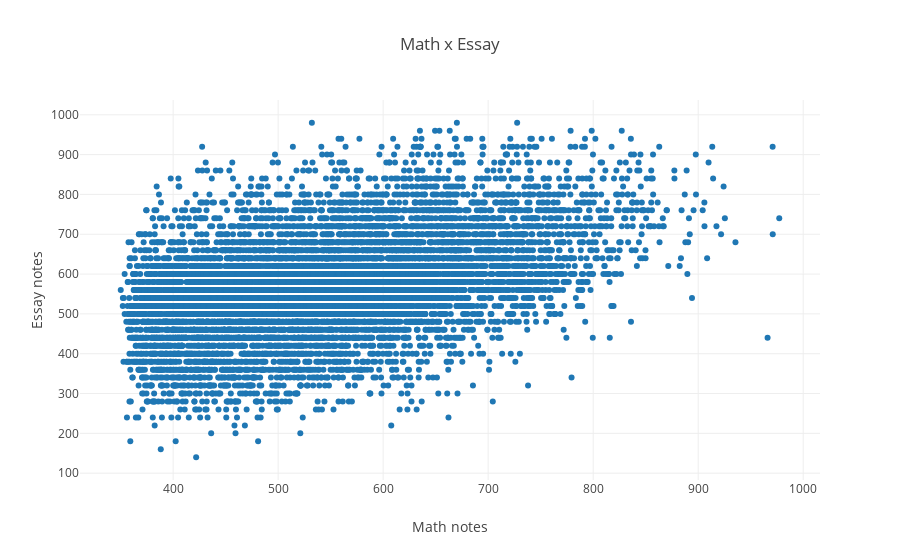

The code cell stored with this chart in its notebook:
### Code cell
#getting the two columns
py.offline.init_notebook_mode(connected=True)
math_x = np.array(data_s.NU_NOTA_MT)
essay_y =data_s.NU_NOTA_REDACAO
trace = go.Scatter(x=math_x,y=essay_y,mode = 'markers')
layout = go.Layout(title = 'Math x Essay', xaxis=dict(title = 'Math notes'), yaxis=dict(title = 'Essay notes'))
data1 = [trace]
fig = go.Figure(data = data1, layout=layout)
py.offline.iplot(fig, filename = 'first scatter')

### Figure 1 — Plotly figure (JSON) as saved in the notebook; plotly's stock layout.template omitted (floating-point values rounded to 4 significant figures; data arrays with more than 128 entries replaced by an {"elided": "..."} marker saying what was removed)
{"data": [{"mode": "markers", "type": "scatter", "uid": "1c929c7c-07f0-4131-8adb-6a6e33205c52", "x": {"elided": "10000 float values"}, "y": {"elided": "10000 int values"}}], "layout": {"title": {"text": "Math x Essay"}, "xaxis": {"title": {"text": "Math notes"}}, "yaxis": {"title": {"text": "Essay notes"}}}}
